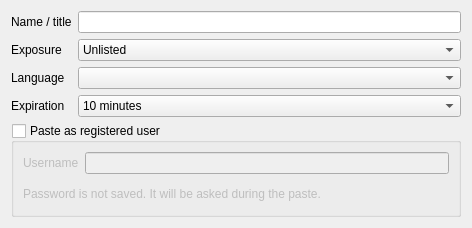
<?xml version="1.0" encoding="UTF-8"?>
<ui version="4.0">
 <class>PastebinSettings</class>
 <widget class="QWidget" name="PastebinSettings">
  <property name="geometry">
   <rect>
    <x>0</x>
    <y>0</y>
    <width>472</width>
    <height>228</height>
   </rect>
  </property>
  <property name="windowTitle">
   <string>Form</string>
  </property>
  <layout class="QVBoxLayout" name="verticalLayout">
   <item>
    <layout class="QFormLayout" name="formLayout_2">
     <property name="fieldGrowthPolicy">
      <enum>QFormLayout::AllNonFixedFieldsGrow</enum>
     </property>
     <item row="0" column="0">
      <widget class="QLabel" name="nameTitleLabel">
       <property name="text">
        <string>Name / title</string>
       </property>
      </widget>
     </item>
     <item row="0" column="1">
      <widget class="QLineEdit" name="nameTitleLineEdit"/>
     </item>
     <item row="1" column="0">
      <widget class="QLabel" name="exposureLabel">
       <property name="text">
        <string>Exposure</string>
       </property>
      </widget>
     </item>
     <item row="1" column="1">
      <widget class="QComboBox" name="exposureComboBox">
       <property name="currentIndex">
        <number>1</number>
       </property>
       <item>
        <property name="text">
         <string>Public</string>
        </property>
       </item>
       <item>
        <property name="text">
         <string>Unlisted</string>
        </property>
       </item>
       <item>
        <property name="text">
         <string>Private (members only)</string>
        </property>
       </item>
      </widget>
     </item>
     <item row="2" column="0">
      <widget class="QLabel" name="languageLabel">
       <property name="text">
        <string>Language</string>
       </property>
      </widget>
     </item>
     <item row="2" column="1">
      <widget class="QComboBox" name="languageComboBox"/>
     </item>
     <item row="3" column="0">
      <widget class="QLabel" name="expirationLabel">
       <property name="text">
        <string>Expiration</string>
       </property>
      </widget>
     </item>
     <item row="3" column="1">
      <widget class="QComboBox" name="expirationComboBox">
       <item>
        <property name="text">
         <string>10 minutes</string>
        </property>
       </item>
       <item>
        <property name="text">
         <string>1 hour</string>
        </property>
       </item>
       <item>
        <property name="text">
         <string>1 day</string>
        </property>
       </item>
       <item>
        <property name="text">
         <string>1 week</string>
        </property>
       </item>
       <item>
        <property name="text">
         <string>2 weeks</string>
        </property>
       </item>
       <item>
        <property name="text">
         <string>1 month</string>
        </property>
       </item>
       <item>
        <property name="text">
         <string>Never</string>
        </property>
       </item>
      </widget>
     </item>
    </layout>
   </item>
   <item>
    <widget class="QGroupBox" name="loginGroupBox">
     <property name="title">
      <string>Paste as registered user</string>
     </property>
     <property name="checkable">
      <bool>true</bool>
     </property>
     <property name="checked">
      <bool>false</bool>
     </property>
     <layout class="QVBoxLayout" name="verticalLayout_2">
      <item>
       <layout class="QFormLayout" name="formLayout">
        <item row="0" column="0">
         <widget class="QLabel" name="usernameLabel">
          <property name="text">
           <string>Username</string>
          </property>
         </widget>
        </item>
        <item row="0" column="1">
         <widget class="QLineEdit" name="usernameLineEdit"/>
        </item>
       </layout>
      </item>
      <item>
       <widget class="QLabel" name="label">
        <property name="text">
         <string>Password is not saved. It will be asked during the paste.</string>
        </property>
       </widget>
      </item>
     </layout>
    </widget>
   </item>
  </layout>
 </widget>
 <resources/>
 <connections/>
</ui>
